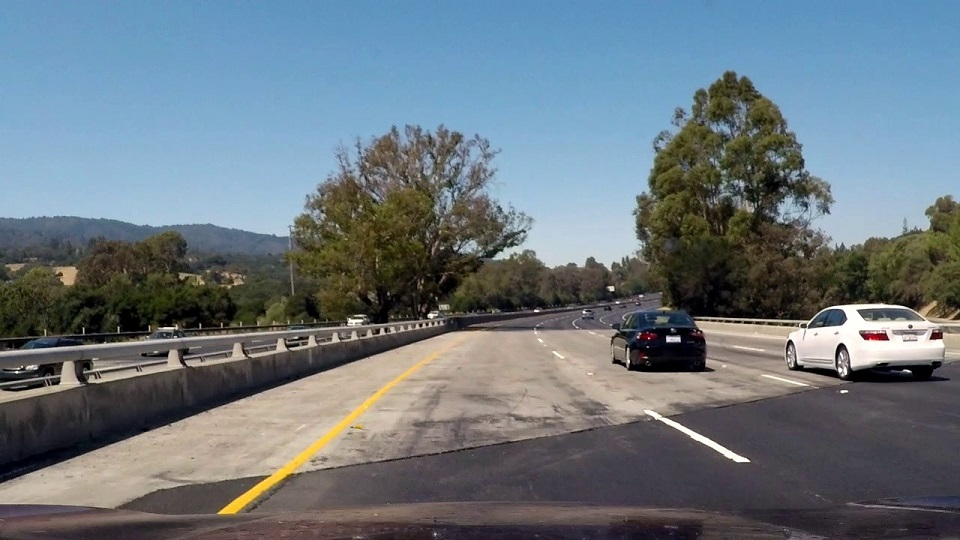
#> input picture Zadatak/test_images/challange00101.jpg, 960 x 540 px, given in place of test2.jpg, which was not available
$ python lane_fit_step.py   (older library calls are emulated)
#> lines starting #> are read from the running program, lines starting #| are printed output that depends on the picture; after the words box and inside, x2 and y2 are one past the last pixel; in counts of white or black regions, pixels touching at a corner belong together; pictures that were not available may be replaced by others from this repository, and a replacement may not be noted
### Zadatak/lane_finding/perspective.py
import cv2
import numpy as np

PROFILES_SRC = {
    # test_images/straight_lines1.jpg and straight_lines2.jpg (1280x720, hood at y ~ 0.94h)
    "highway_1280": [(0.443, 0.650), (0.557, 0.650), (0.801, 0.940), (0.199, 0.940)],
    # test_images/solidWhiteRight.jpg and solidYellowLeft.jpg (960x540, no hood visible)
    "highway_960": [(0.428, 0.650), (0.572, 0.650), (0.816, 0.940), (0.184, 0.940)],
    # challenge02.mp4: same resolution but the camera is mounted lower (horizon at ~0.61h);
    # points taken from the straight part of the video (frames 300-480)
    "low_camera": [(0.472, 0.676), (0.568, 0.676), (0.772, 0.940), (0.268, 0.940)],
    # challenge03.mp4: mountain road with sharp curves - shorter look-ahead;
    # points taken from the straight part of the video (frame 559)
    "mountain": [(0.393, 0.700), (0.584, 0.700), (0.781, 0.940), (0.195, 0.940)],
}
DST_REL = [(0.35, 0.0), (0.65, 0.0), (0.65, 1.0), (0.35, 1.0)]

ROI_MARGIN = 0.15
ROI_SIDE_DROP = 0.10

# Lane width in the bird's-eye view, relative to the image width
LANE_WIDTH_REL = DST_REL[1][0] - DST_REL[0][0]

def default_profile(img_size):
    w, _ = img_size
    return "highway_960" if w == 960 else "highway_1280"


class Perspective:

    def __init__(self, img_size, profile=None):
        self.w, self.h = img_size
        self.profile = profile or default_profile(img_size)
        self.src = np.float32([[x * self.w, y * self.h] for x, y in PROFILES_SRC[self.profile]])
        self.dst = np.float32([[x * self.w, y * self.h] for x, y in DST_REL])
        self.M = cv2.getPerspectiveTransform(self.src, self.dst)
        self.Minv = cv2.getPerspectiveTransform(self.dst, self.src)
        self.roi_polygon = self._roi_polygon()
        self.roi = self.warp(self._roi_camera(), flags=cv2.INTER_NEAREST)

    def _roi_polygon(self):

        tl, tr, br, bl = self.src
        m = ROI_MARGIN * self.w
        side_y = tl[1] + ROI_SIDE_DROP * self.h
        return np.int32([[tl[0] - m, tl[1]], [tr[0] + m, tr[1]], [self.w - 1, side_y],
                         [self.w - 1, br[1]], [0, bl[1]], [0, side_y]])

    def _roi_camera(self):
        mask = np.zeros((self.h, self.w), np.uint8)
        cv2.fillPoly(mask, [self.roi_polygon], 255)
        return mask

    def warp(self, img, flags=cv2.INTER_LINEAR):
        return cv2.warpPerspective(img, self.M, (self.w, self.h), flags=flags)

    # [4 lines left out: function vehicle_x, not called in this run]

    def unwarp(self, img, flags=cv2.INTER_LINEAR):
        return cv2.warpPerspective(img, self.Minv, (self.w, self.h), flags=flags)


# [7 lines left out: function warper, not called in this run]

### Zadatak/lane_finding/thresholds.py
import cv2
import numpy as np

# Yellow in HSV (OpenCV: H 0-180, S and V 0-255)
YELLOW_LOW = np.array([15, 80, 100])
YELLOW_HIGH = np.array([35, 255, 255])

# Region of the road in front of the car (relative), used for the R histogram.
ROAD_Y = (0.65, 0.92)
ROAD_X = (0.25, 0.75)

R_PERCENTILE = 90       # "bright asphalt" level
R_ABOVE_ROAD = 25       # a marking is at least this much brighter than bright asphalt

R_MIN, R_MAX = 90, 245

TOPHAT_MIN = 20         # minimum local contrast of a marking (with the histogram threshold)
STRONG_TOPHAT = 40      # local contrast that is enough on its own (shadow, concrete)
WHITE_MAX_SAT = 60      # white markings are unsaturated (HSV S, 0-255)

# Yellow in Lab: b channel (128 = neutral grey, higher = more yellow).
YELLOW_B_MIN = 130
YELLOW_B_CONTRAST = 10


def yellow_mask(img):
    hsv = cv2.cvtColor(img, cv2.COLOR_BGR2HSV)
    return cv2.inRange(hsv, YELLOW_LOW, YELLOW_HIGH)


def yellow_lab_mask(img, kernel_width):
    """Yellow as a narrow stripe with higher Lab b than its surroundings."""
    b = cv2.cvtColor(img, cv2.COLOR_BGR2LAB)[:, :, 2]
    kernel = cv2.getStructuringElement(cv2.MORPH_RECT, (kernel_width, 1))
    contrast = cv2.morphologyEx(b, cv2.MORPH_TOPHAT, kernel)
    return cv2.bitwise_and(cv2.inRange(b, YELLOW_B_MIN, 255),
                           cv2.inRange(contrast, YELLOW_B_CONTRAST, 255))


def low_saturation_mask(img, max_sat=WHITE_MAX_SAT):
    hsv = cv2.cvtColor(img, cv2.COLOR_BGR2HSV)
    return cv2.inRange(hsv[:, :, 1], 0, max_sat)


def red_threshold(img, road_y=ROAD_Y, road_x=ROAD_X):

    h, w = img.shape[:2]
    r = img[:, :, 2]   # OpenCV stores images as BGR -> index 2 is R
    road = r[int(road_y[0] * h):int(road_y[1] * h), int(road_x[0] * w):int(road_x[1] * w)]
    return float(np.clip(np.percentile(road, R_PERCENTILE) + R_ABOVE_ROAD, R_MIN, R_MAX))


def red_mask(img, **road):
    _, mask = cv2.threshold(img[:, :, 2], red_threshold(img, **road), 255, cv2.THRESH_BINARY)
    return mask


def tophat_mask(img, kernel_width, min_contrast=TOPHAT_MIN):
    """Narrow bright structures (lane markings) on the R channel."""
    kernel = cv2.getStructuringElement(cv2.MORPH_RECT, (kernel_width, 1))
    tophat = cv2.morphologyEx(img[:, :, 2], cv2.MORPH_TOPHAT, kernel)
    _, mask = cv2.threshold(tophat, min_contrast, 255, cv2.THRESH_BINARY)
    return mask


# [5 lines left out: function sobel_x_mask, not called in this run]


def binary_image(img, kernel_width=None, **road):
    """Final binary image: yellow mask OR white mask (see lane_masks).

    kernel_width - width of the top-hat kernel in pixels; it must be wider than
    a lane marking. In the bird's-eye view all markings have about the same
    width, so the same kernel works for the whole image.
    """
    yellow, white = lane_masks(img, kernel_width, **road)
    return cv2.bitwise_or(yellow, white)


def lane_masks(img, kernel_width=None, **road):
    """(yellow, white) masks; their union is the binary image."""
    blur = cv2.GaussianBlur(img, (5, 5), 0)    # noise removal (02_02_low_pass.py)
    if kernel_width is None:
        kernel_width = int(0.04 * img.shape[1]) | 1
    low_sat = low_saturation_mask(blur)
    white = cv2.bitwise_and(red_mask(blur, **road), tophat_mask(blur, kernel_width))
    white = cv2.bitwise_and(white, low_sat)
    strong = cv2.bitwise_and(tophat_mask(blur, kernel_width, STRONG_TOPHAT), low_sat)
    strong = cv2.bitwise_and(strong, cv2.inRange(blur[:, :, 2], R_MIN, 255))
    white = cv2.bitwise_or(white, strong)
    return (remove_wide_regions(yellow_lab_mask(blur, kernel_width), kernel_width),
            remove_wide_regions(white, kernel_width))


def remove_wide_regions(binary, kernel_width):
    """Remove white regions wider than kernel_width (dry grass, vegetation, cars).

    Opening with a horizontal kernel keeps only regions at least kernel_width
    wide; subtracting them leaves the narrow stripes (binary top-hat).
    """
    kernel = cv2.getStructuringElement(cv2.MORPH_RECT, (kernel_width, 1))
    wide = cv2.morphologyEx(binary, cv2.MORPH_OPEN, kernel)
    return cv2.subtract(binary, wide)

### Zadatak/lane_finding/lane_lines.py
"""Step 4 - finding lane-line pixels and fitting a polynomial.

Histogram peaks -> sliding windows -> polynomial x = A*y^2 + B*y + C fitted with RANSAC.

Expected line positions in the bird's-eye view (relative to the image width):
    Line0 ~ 0.05  left neighbouring lane
    Line1 ~ 0.35  left line of our lane
    Line2 ~ 0.65  right line of our lane
    Line3 ~ 0.95  right neighbouring lane
"""
from dataclasses import dataclass, field

import numpy as np

LINE_SLOTS = [0.05, 0.35, 0.65, 0.95]
SLOT_HALF_WIDTH = 0.13          # peak search range around each slot
N_WINDOWS = 9
MIN_PEAK = 10                   # min. smoothed histogram value of a peak
MIN_PEAK_DISTANCE = 0.15        # two lines are at least half a lane apart
MIN_CONFIDENCE = 0.3
INLIER_TOLERANCE = 0.015        # max. distance of an inlier pixel from the curve (relative to w)


@dataclass
class LineFit:
    fit: np.ndarray = None
    confidence: float = 0.0
    xs: np.ndarray = field(default_factory=lambda: np.empty(0))
    ys: np.ndarray = field(default_factory=lambda: np.empty(0))
    windows: list = field(default_factory=list)

    @property
    def found(self):
        return self.fit is not None and self.confidence >= MIN_CONFIDENCE


def poly_x(fit, y):
    return fit[0] * y ** 2 + fit[1] * y + fit[2]


def histogram(binary):
    """Number of white pixels in each column of the lower half of the image."""
    h = binary.shape[0]
    return np.sum(binary[h // 2:, :] > 0, axis=0)


def find_peaks(hist):
    w = len(hist)
    smooth = np.convolve(hist, np.ones(15) / 15, mode="same")
    sorted_peaks = []
    for slot in LINE_SLOTS:
        lo = max(0, int((slot - SLOT_HALF_WIDTH) * w))
        hi = min(w, int((slot + SLOT_HALF_WIDTH) * w))
        x = lo + int(np.argmax(smooth[lo:hi]))
        sorted_peaks.append(x if smooth[x] >= MIN_PEAK else None)
    # On a sharp curve two neighbouring slots can pick the same line: keep the closer one.
    for i in range(len(sorted_peaks) - 1):
        a, b = sorted_peaks[i], sorted_peaks[i + 1]
        if a is not None and b is not None and b - a < MIN_PEAK_DISTANCE * w:
            if abs(a - LINE_SLOTS[i] * w) <= abs(b - LINE_SLOTS[i + 1] * w):
                sorted_peaks[i + 1] = None
            else:
                sorted_peaks[i] = None
    calculated = sorted({p for p in sorted_peaks if p is not None})
    return calculated, sorted_peaks


def ransac_polyfit(ys, xs, h, w, iterations=60, tolerance=0.015, seed=0):
    """Parabola through 3 random pixels, repeated; the one with most inliers is refitted on them."""
    if len(ys) < 3 or np.ptp(ys) < 0.2 * h:
        return None
    rng = np.random.default_rng(seed)
    best_inliers = None
    for _ in range(iterations):
        idx = rng.choice(len(ys), 3, replace=False)
        y3 = ys[idx]
        if np.min(np.diff(np.sort(y3))) < 0.05 * h:    # points too close in y
            continue
        fit = np.polyfit(y3, xs[idx], 2)
        inliers = np.abs(poly_x(fit, ys) - xs) < tolerance * w
        if best_inliers is None or inliers.sum() > best_inliers.sum():
            best_inliers = inliers
    if best_inliers is None or best_inliers.sum() < 3:
        return np.polyfit(ys, xs, 2)
    return np.polyfit(ys[best_inliers], xs[best_inliers], 2)


def fit_line(result, ys, xs, h, w, tolerance=INLIER_TOLERANCE):
    """RANSAC fit; only pixels close to the final curve are kept and counted as support."""
    result.fit = ransac_polyfit(ys, xs, h, w, tolerance=tolerance)
    if result.fit is None:
        result.xs, result.ys, result.confidence = np.empty(0), np.empty(0), 0.0
        return result
    inliers = np.abs(poly_x(result.fit, ys) - xs) < tolerance * w
    result.ys, result.xs = ys[inliers], xs[inliers]
    result.confidence = coverage(result.ys, h)
    return result


def coverage(ys, h, min_pixels=20):
    if len(ys) == 0:
        return 0.0
    bands = np.minimum((ys * N_WINDOWS // h).astype(int), N_WINDOWS - 1)
    counts = np.bincount(bands, minlength=N_WINDOWS)
    return float(np.mean(counts >= min_pixels))


def sliding_window_polyfit(binary, x_base, margin_rel=0.05, minpix=40):
    """Sliding windows from the bottom up; each window is centred on the median x of the
    previous one. A window more than 40 % full is not a thin line (car, grass) and is skipped."""
    h, w = binary.shape
    nonzero_y, nonzero_x = binary.nonzero()
    margin = int(margin_rel * w)
    win_h = h // N_WINDOWS

    x_current = float(x_base)
    step = 0.0                # change of x from one window to the next
    last_good = None          # (window index, x) of the last good window
    misses = 0                # empty windows since the last good one
    keep = []
    windows = []
    for i in range(N_WINDOWS):
        y_low, y_high = h - (i + 1) * win_h, h - i * win_h
        # after a gap (dashed line) the next window is wider, at most twice
        half = margin * min(1 + 0.5 * misses, 2.0)
        x_low, x_high = int(x_current - half), int(x_current + half)
        idx = ((nonzero_y >= y_low) & (nonzero_y < y_high) &
               (nonzero_x >= x_low) & (nonzero_x < x_high)).nonzero()[0]
        good = minpix <= len(idx) <= 0.4 * (2 * half) * win_h
        windows.append((x_low, y_low, x_high, y_high, good))
        if good:
            keep.append(idx)
            x_new = float(np.median(nonzero_x[idx]))
            if last_good is not None:
                step = np.clip((x_new - last_good[1]) / (i - last_good[0]), -0.75 * margin, 0.75 * margin)
            last_good = (i, x_new)
            x_current = x_new + step
            misses = 0
        else:
            x_current += step     # keep the direction of the line through the gap
            misses += 1

    result = LineFit(windows=windows)
    if not keep:
        return result
    idx = np.concatenate(keep)
    return fit_line(result, nonzero_y[idx], nonzero_x[idx], h, w)


# [13 lines left out: function polyfit_using_prev_fit, not called in this run]


def find_lines(binary):
    """Find all four lines in one binary bird's-eye image."""
    hist = histogram(binary)
    calculated, sorted_peaks = find_peaks(hist)
    lines = [sliding_window_polyfit(binary, x) if x is not None else LineFit()
             for x in sorted_peaks]
    return lines, hist, calculated, sorted_peaks

### Zadatak/lane_finding/diagnostics.py

import cv2
import numpy as np

from .drawing import to_bgr
from .lane_lines import LINE_SLOTS, poly_x


GREEN, RED, YELLOW, CYAN, BLUE = (0, 255, 0), (0, 0, 255), (0, 255, 255), (255, 255, 0), (255, 0, 0)


def _text(img, lines, color=GREEN, y0=40):
    s = img.shape[1] / 640
    for i, t in enumerate(lines):
        cv2.putText(img, t, (int(12 * s), int((y0 + 30 * i) * s)), cv2.FONT_HERSHEY_SIMPLEX,
                    0.75 * s, color, max(1, int(2 * s)), cv2.LINE_AA)


def histogram_image(hist, calculated, sorted_peaks, h):
    """Histogram of the lower half of the binary image; red dots are the peaks,
    thin vertical lines the expected positions of Line0..Line3."""
    w = len(hist)
    img = np.zeros((h, w, 3), np.uint8)
    top = max(hist.max(), 1)
    pts = np.stack([np.arange(w), h - 1 - hist / top * 0.6 * h], axis=1).astype(np.int32)
    cv2.polylines(img, [pts], False, (255, 255, 255), 2)
    for slot in LINE_SLOTS:
        x = int(slot * w)
        cv2.line(img, (x, int(0.35 * h)), (x, h), (120, 120, 0), 1)
    for p in calculated:
        cv2.circle(img, (int(p), int(h - 1 - hist[p] / top * 0.6 * h)), 8, RED, -1)
    _text(img, ["Histogram with peaks"])
    _text(img, [f"Calculated peaks: {calculated}", f"Sorted peaks: {sorted_peaks}"], RED, 110)
    return img


def search_image(binary, lines):
    """Sliding windows (green = enough pixels, dark red = empty or too full),
    pixels of each line (cyan) and the fitted polynomials (yellow)."""
    img = to_bgr(binary) // 2
    ys = np.arange(binary.shape[0], dtype=float)
    for line in lines:
        for x1, y1, x2, y2, good in line.windows:
            cv2.rectangle(img, (x1, y1), (x2, y2), GREEN if good else (0, 0, 128), 2)
        if len(line.xs):
            img[line.ys.astype(int), line.xs.astype(int)] = CYAN
        if line.found:
            cv2.polylines(img, [np.stack([poly_x(line.fit, ys), ys], 1).astype(np.int32)], False, YELLOW, 4)
    _text(img, ["Sliding windows and fits"])
    return img


# [40 lines left out: functions tracking_image, diagnostic_view, not called in this run]

### Zadatak/lane_finding/drawing.py
"""Helpers for building figures for the writeup."""
import cv2
import numpy as np


def to_bgr(img):
    """Binary/gray image -> 3-channel image (so it can be stacked with color images)."""
    if img.ndim == 2:
        return cv2.cvtColor(img, cv2.COLOR_GRAY2BGR)
    return img


def label(img, text, color=(0, 255, 0), scale=1.0, bottom=False):
    img = to_bgr(img).copy()
    s = img.shape[1] / 1280 * scale
    y = img.shape[0] - int(20 * s) if bottom else int(50 * s)
    cv2.putText(img, text, (int(20 * s), y), cv2.FONT_HERSHEY_SIMPLEX, 1.4 * s,
                color, max(1, int(3 * s)), cv2.LINE_AA)
    return img


# [8 lines left out: function side_by_side, not called in this run]


def grid(images, titles, cols, width=640):
    """Images in a grid with `cols` columns (all are resized to the same size)."""
    height = int(width * 9 / 16)
    tiles = [label(cv2.resize(to_bgr(img), (width, height)), t, scale=1.4, bottom=True)
             for img, t in zip(images, titles)]
    while len(tiles) % cols:
        tiles.append(np.zeros_like(tiles[0]))
    rows = [np.hstack(tiles[i:i + cols]) for i in range(0, len(tiles), cols)]
    return np.vstack(rows)

### Zadatak/lane_finding/calibration.py
import glob
import os

import cv2
import numpy as np

COLS = 9
ROWS = 6

CALIB_SIZE = (1280, 720)

# [49 lines left out: functions find_corners, calibrate_camera, not called in this run]


def save_calibration(path, mtx, dist):
    np.savez(path, mtx=mtx, dist=dist)


def load_calibration(path):
    data = np.load(path)
    return data["mtx"], data["dist"]


def undistort(img, mtx, dist):
    if (img.shape[1], img.shape[0]) != CALIB_SIZE:
        return img
    return cv2.undistort(img, mtx, dist, None, mtx)


def calibration_images(folder):
    return sorted(glob.glob(os.path.join(folder, "calibration*.jpg")))

### Zadatak/lane_fit_step.py
import os

import cv2
import numpy as np

from lane_finding import lane_lines as ll
from lane_finding import thresholds as T
from lane_finding.calibration import load_calibration, undistort
from lane_finding.diagnostics import histogram_image, search_image
from lane_finding.drawing import grid
from lane_finding.perspective import Perspective

ROOT = os.path.dirname(os.path.abspath(__file__))
OUT = os.path.normpath(os.path.join(ROOT, "..", "docs"))
ROAD_REGION = dict(road_y=(0.3, 1.0), road_x=(0.38, 0.62))

EXAMPLES = ["test2", "test5", "solidYellowCurve"]


def main():
    mtx, dist = load_calibration(os.path.join(ROOT, "camera_cal", "calib.npz"))
#> (reads Zadatak/camera_cal/calib.npz from the repository)
    os.makedirs(OUT, exist_ok=True)
    tiles, titles = [], []
    for name in EXAMPLES:
        img = cv2.imread(os.path.join(ROOT, "test_images", name + ".jpg"))
#> img is the input picture: shape (540, 960, 3); mean B, G, R 126, 118.4, 106.9
        if img is None:
            raise OSError(f"Cannot read test_images/{name}.jpg")
        img = undistort(img, mtx, dist)
        p = Perspective((img.shape[1], img.shape[0]))
#> in _roi_camera, `cv2.fillPoly(mask, [self.roi_polygon], 255)`:
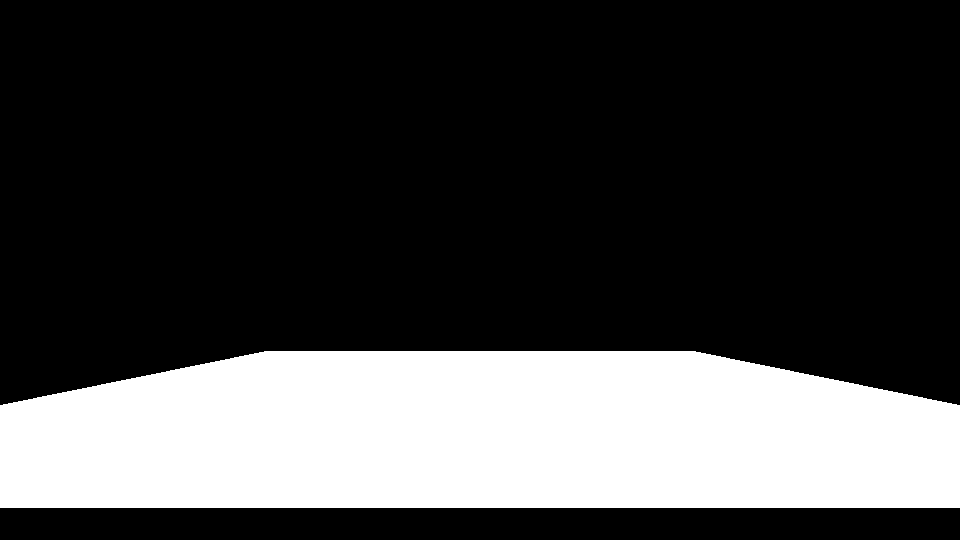
#> mask: shape (540, 960); 26.3% white; 1 white region, box (x1, y1, x2, y2) and area: (0, 351, 960, 508) 136302
        binary = cv2.bitwise_and(T.binary_image(p.warp(img), **ROAD_REGION), p.roi)
#> call 2 of warp, with flags = 1
#> in warp (call 2), `return cv2.warpPerspective(img, self.M, (self.w, self.h), flags=flags)`:
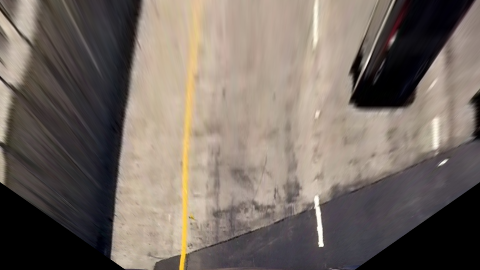
#> returned value: shape (540, 960, 3) (shown at 1/2 size); mean of channels 0, 1, 2 99.6, 107.5, 118; drawn as B, G, R
#> in low_saturation_mask, `return cv2.inRange(hsv[:, :, 1], 0, max_sat)`:
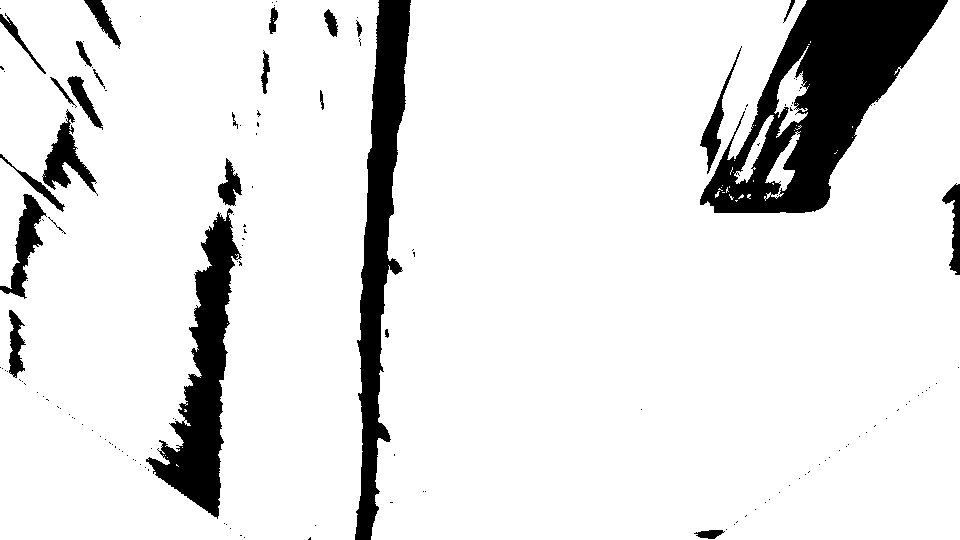
#> returned value: shape (540, 960); 89.1% white; 147 black regions (121 under 20 px), largest, box (x1, y1, x2, y2) and area: (700, 0, 948, 213) 23439, (355, 0, 411, 540) 12954, (146, 208, 242, 519) 10631
#> in red_threshold, `r = img[:, :, 2]`:
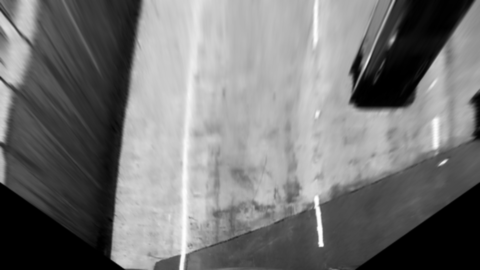
#> r: shape (540, 960) (shown at 1/2 size); min 0, max 255, mean 118
#> in red_threshold, `road = r[int(road_y[0] * h):int(road_y[1] * h), int(road_x[0] * w):int..`:
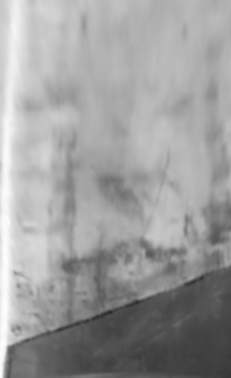
#> road: shape (378, 231); min 42, max 254, mean 157.2
#> in tophat_mask, `tophat = cv2.morphologyEx(img[:, :, 2], cv2.MORPH_TOPHAT, kernel)`:
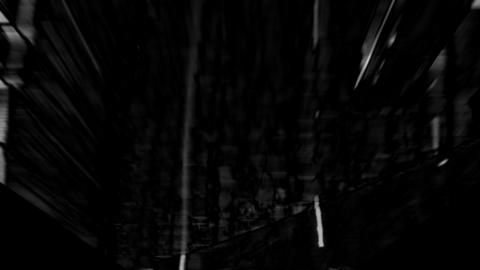
#> tophat: shape (540, 960) (shown at 1/2 size); min 0, max 206, mean 6.3
#> in lane_masks, `strong = cv2.bitwise_and(tophat_mask(blur, kernel_width, STRONG_TOPHAT..`:
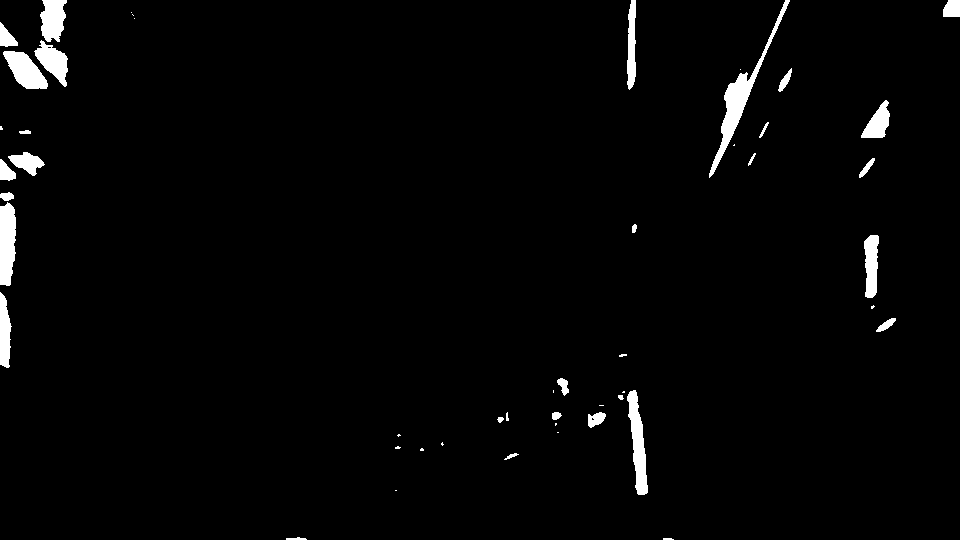
#> strong: shape (540, 960); 2.3% white; 49 white regions (18 under 20 px), largest, box (x1, y1, x2, y2) and area: (709, 0, 790, 178) 1746, (0, 202, 16, 286) 1149, (627, 390, 648, 495) 1144
#> (the rest of the program and of its run is left out)
